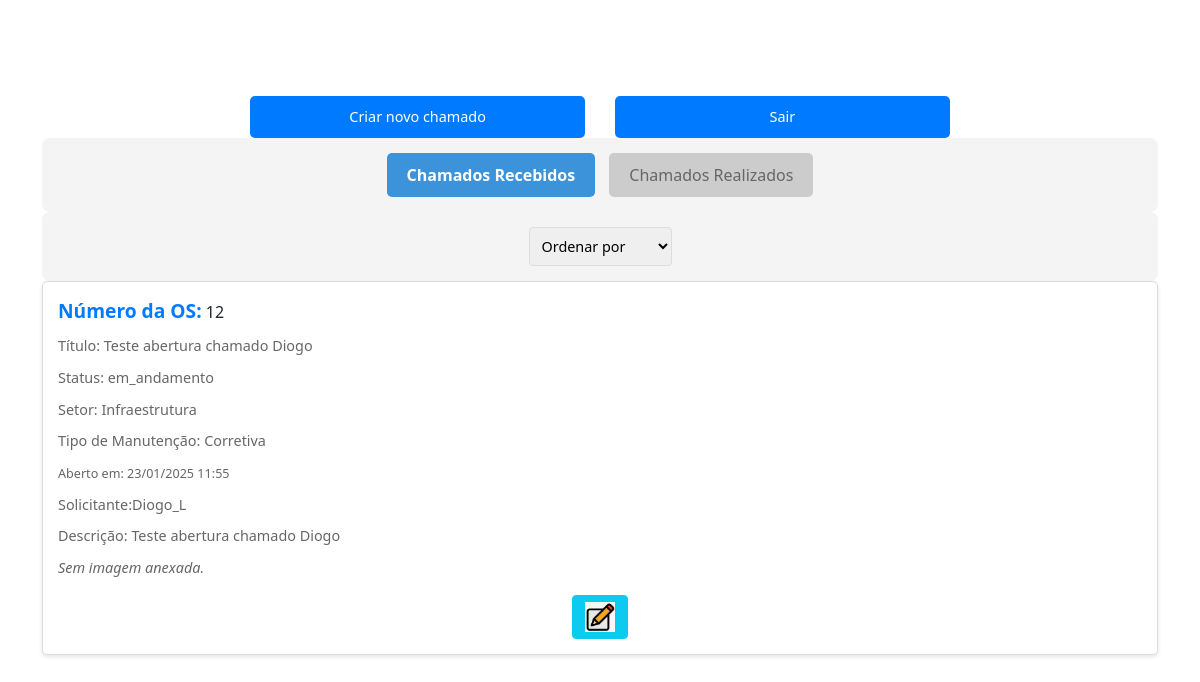
Page /tela_inicial/ (signed in) on the earlier database version.
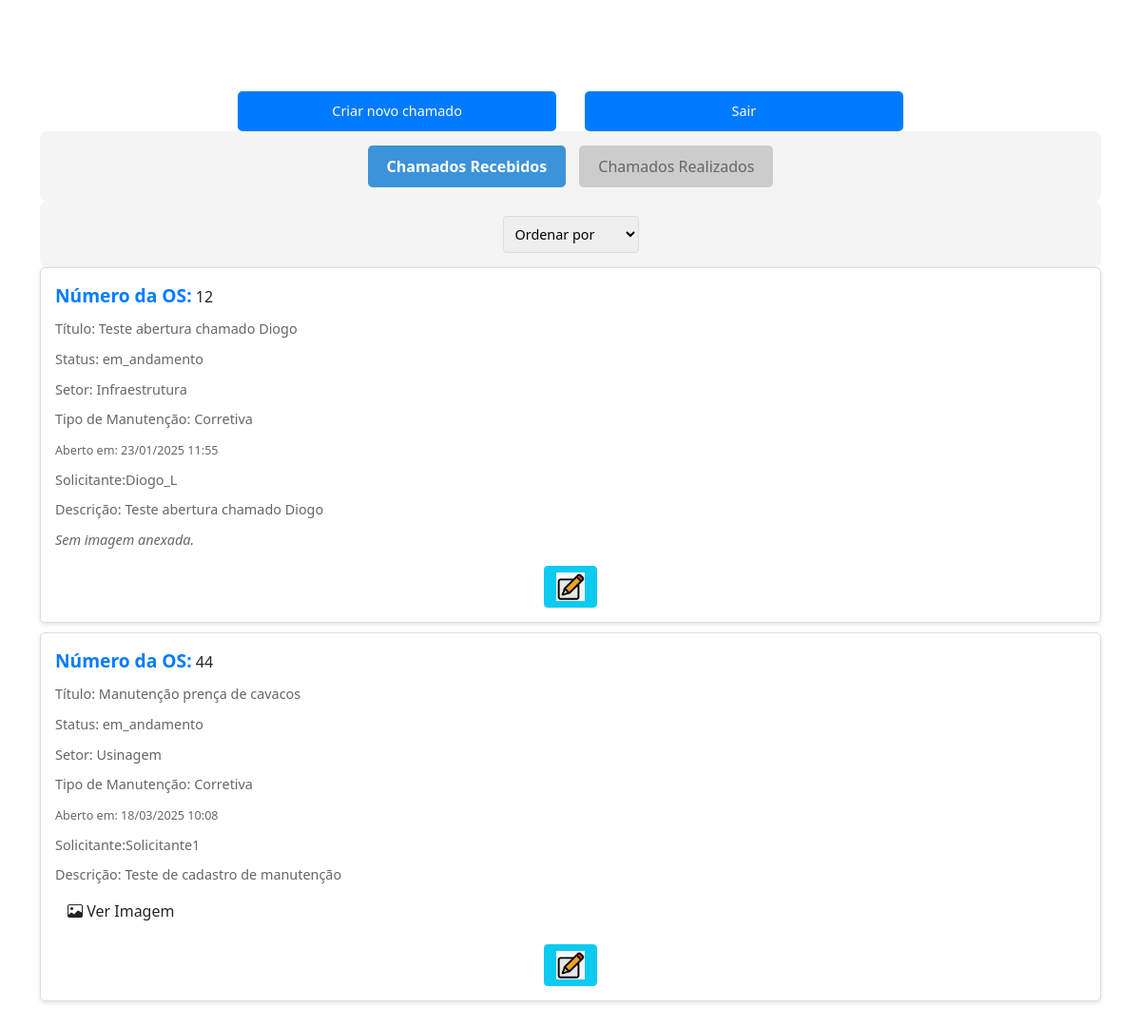
Same page on the later database version.
### gestaoOS/models.py (models this page shows, shortened)
class Chamado(models.Model):
    STATUS_CHOICES = [
        ('pendente', 'Pendente'),
        ('em_andamento', 'Em Andamento'),
        ('finalizado', 'finalizado'),
        ('concluido', 'Concluído'),
    ]
    TIPO_MANUTENCAO_CHOICES = [
        ('corretiva', 'Corretiva'),
        ('preventiva', 'Preventiva'),
        ('melhoria', 'Melhoria'),
    ]
    usuario = models.ForeignKey(User, on_delete=models.CASCADE, related_name='chamados')
    titulo = models.CharField(max_length=200)
    descricao = models.TextField()
    status = models.CharField(max_length=50, choices=STATUS_CHOICES, default='pendente')
    setor = models.ForeignKey(Setor, on_delete=models.CASCADE, related_name='setor')
    equipamento = models.ForeignKey(Equipamento, on_delete=models.CASCADE, related_name='chamados_equipamento', null=True,blank=True)
    data_criacao = models.DateTimeField(auto_now_add=True)
    data_atualizacao = models.DateTimeField(auto_now=True)
    tempo_parada = models.FloatField(null=True, help_text="Tempo de parada em horas")
    custo_total = models.DecimalField(max_digits=10, decimal_places=2, default=0)
    diagnostico = models.TextField(null=True, blank=True)
    solucao = models.TextField(null=True, blank=True)
    causa_raiz = models.TextField(null=True, blank=True)
    data_inicio_atendimento = models.DateTimeField(null=True)
    data_fim_atendimento = models.DateTimeField(null=True)
    tipo_manutencao = models.CharField(
        max_length=20,
        choices=TIPO_MANUTENCAO_CHOICES,
        default='corretiva',
    )
    tecnico = models.ForeignKey(
        User,
        on_delete=models.SET_NULL,
        null=True,
        blank=True,
        related_name='tecnico_chamados',
        limit_choices_to={'groups__name': 'Técnico'},  # Filtra apenas usuários no grupo "Técnico"
    )
    local = models.CharField(max_length=150, blank=True)
    foto = models.ImageField(upload_to='fotos_chamados/', null=True, blank=True)

class Setor(models.Model):
    nome = models.CharField(max_length=100, unique=True)
    def __str__(self):
        return self.nome

### gestaoOS/views.py (the view, shortened to what this page needs)
# urls.py: path('tela_inicial/', tela_inicial, name='tela_inicial'),
@login_required
def tela_inicial(request):
    if request.user.groups.filter(name="Gestor").exists():
        chamados = Chamado.objects.select_related('usuario', 'setor', 'tecnico')
        status = request.GET.get('status', 'pendente')
        if status:
            chamados = chamados.filter(status=status)
        tecnico_id = request.GET.get('tecnico')
        if tecnico_id:
            chamados = chamados.filter(tecnico__id=tecnico_id)
        setor_id = request.GET.get('setor')
        if setor_id:
            chamados = chamados.filter(setor__id=setor_id)
        usuario = request.GET.get('usuario', '').strip()
        if usuario:
            chamados = chamados.filter(usuario__username__icontains=usuario)
        titulo_descricao = request.GET.get('titulo_descricao', '').strip()
        if titulo_descricao:
            chamados = chamados.filter(
                models.Q(titulo__icontains=titulo_descricao) |
                models.Q(descricao__icontains=titulo_descricao)
            )
        equipamento = request.GET.get('equipamento', '').strip()
        if equipamento:
            chamados = chamados.filter(equipamento__nome__icontains=equipamento)
        tipo_manutencao = request.GET.get('tipo_manutencao', '').strip()
        if tipo_manutencao:
            chamados = chamados.filter(tipo_manutencao=tipo_manutencao)
        data = request.GET.get('data', '')
        if data == "mais_antigo":
            chamados = chamados.order_by('data_criacao')
        else:
            chamados = chamados.order_by('-data_criacao')
        tecnicos = User.objects.filter(groups__name="Técnico")
        setores = Setor.objects.all()
        for chamado in chamados:
            chamado.foto_url = chamado.foto.url if chamado.foto else None
        return render(request, 'tela_gestor.html', {
            'chamados_por_solicitante': chamados,
            'tecnicos': tecnicos,
            'setores': setores,
        })
    elif request.user.groups.filter(name="Técnico").exists():
        tipo = request.GET.get('tipo', 'recebidos')  # Padrão é "recebidos"
        if tipo == 'realizados':
            ordenar = request.GET.get('ordenar', 'mais_recente')  # Se tipo é "realizados", padrão é "mais_recente"
        else:
            ordenar = request.GET.get('ordenar', 'em_andamento')  # Padrão é "em_andamento" para outros tipos
        if tipo == 'realizados':
            chamados = Chamado.objects.filter(usuario=request.user).select_related('setor', 'tecnico')
        elif tipo == 'recebidos':
            chamados = Chamado.objects.filter(tecnico=request.user).select_related('usuario', 'setor')
        else:
            chamados = Chamado.objects.none()  # Caso tipo tenha um valor inválido
        if ordenar == "mais_recente":
            chamados = chamados.order_by('-data_criacao')
        elif ordenar == "mais_antigo":
            chamados = chamados.order_by('data_criacao')
        elif ordenar == "pendente":
            chamados = chamados.filter(status='pendente')
        elif ordenar == "em_andamento":
            chamados = chamados.filter(status='em_andamento')
        elif ordenar == "finalizado":
            chamados = chamados.filter(status='finalizado')
        elif ordenar == "concluido":
            chamados = chamados.filter(status='concluido')
        else:  # Caso ordenar tenha um valor inválido ou não especificado
            chamados = chamados.filter(status='em_andamento') if tipo == 'recebidos' else chamados.order_by('-data_criacao')
        return render(request, 'tela_tecnico.html', {'chamados': chamados, 'tipo': tipo, 'ordenar': ordenar})

### gestaoOS/templates/tela_tecnico.html (shortened to what this page needs)
{% load static %}
{% load bootstrap4 %}
<!DOCTYPE html>
<html lang="en">
<head>
    <link rel="stylesheet" href="{% static 'css/style.css' %}">
    <link href="https://cdn.jsdelivr.net/npm/bootstrap-icons/font/bootstrap-icons.css" rel="stylesheet" type="text/css">
    <link href="https://stackpath.bootstrapcdn.com/bootstrap/5.1.3/css/bootstrap.min.css" rel="stylesheet">
</head>
<body>
<div class="container">
    <div class="actions" style="display: flex; justify-content: center;">
        <a href="{% url 'criar_chamado' %}" style="margin-right: 10px;">Criar novo chamado</a>
        <a href="{% url 'login' %}">Sair</a>
    </div>
    <div class="header-filters">
        <form method="get" action="">
            <button type="submit" name="tipo" value="recebidos"
                    class="toggle-button {% if request.GET.tipo == 'recebidos' or not request.GET.tipo %}selected{% else %}deselected{% endif %}">
                    Chamados Recebidos
            </button>
            <button type="submit" name="tipo" value="realizados"
                    class="toggle-button {% if request.GET.tipo == 'realizados' %}selected{% else %}deselected{% endif %}">
                    Chamados Realizados
            </button>
        </form>
    </div>
    <div class="header-filters">
        <form method="get" action="" id="ordenar-form">
            <select name="ordenar" id="ordenar-select" onchange="updateUrl()">
                <option value="">Ordenar por</option>
            </select>
        </form>
    </div>
    <ul class="chamados-list">
        {% for chamado in chamados %}
            <li class="chamado-item">
                <div class="chamado-grid">
                    <div class="coluna-1">
                        <strong>Número da OS:</strong> {{ chamado.id }}
                        <p>Título: {{ chamado.titulo }}</p>
                        <p>Status: {{ chamado.status }}</p>
                        <p>Setor: {{ chamado.setor }}</p>
                        <p>Tipo de Manutenção: {{ chamado.get_tipo_manutencao_display }}</p>
                        <p><small>Aberto em: {{ chamado.data_criacao|date:"d/m/Y H:i" }}</small></p>
                        {% if tipo == 'recebidos' %}
                            <p>Solicitante:{{ chamado.usuario.username }}</p>
                        {% endif %}
                    </div>
                    <div class="coluna-2">
                        <p>Descrição: {{ chamado.descricao }}</p>
                        {% if chamado.foto %}
                            <div class="mt-2">
                                <a href="{{ chamado.foto.url }}" target="_blank" class="btn btn-image">
                                    <i class="bi bi-image"></i> Ver Imagem
                                </a>
                            </div>
                        {% else %}
                            <p><em>Sem imagem anexada.</em></p>
                        {% endif %}
                        {% if chamado.status == 'em_andamento' %}
                            <div class="action-buttons">
                                <a href="{% url 'gerenciar_acoes' chamado.id %}" class="btn btn-info mt-3">
                                    <img src="{% static 'images/edit_icon.png' %}" alt="Editar" style="width: 30px; height: 30px;"></i>
                                </a>
                            </div>
                        {% endif %}
                    </div>
                </div>
            </li>
        {% empty %}
            <li>
                <p>Você ainda não abriu nenhum chamado.</p>
            </li>
        {% endfor %}
    </ul>
</div>
</body>
</html>

### gestaoOS/static/css/style.css (style rules this page uses)
body { font-family: Garamond, sans-serif; margin: 0; padding: 0; background-color: #f9f9f9; color: #333; }
.container { padding: 20px; max-width: 800px; margin: 0 auto; }
.chamados-list { list-style-type: none; padding: 0; margin: 0; }
.chamados-list li { background: #ffffff; border: 1px solid #ddd; border-radius: 5px; padding: 15px; margin-bottom: 10px; box-shadow: 0 2px 4px rgba(0, 0, 0, 0.1); }
.chamados-list li strong { font-size: 1.2rem; color: #007bff; }
.chamados-list li p { margin: 10px 0 0; font-size: 0.9rem; color: #666; }
.actions { display: flex; justify-content: space-between; margin-top: 20px; gap: 20px; align-items: center; }
.actions a { text-decoration: none; color: white; background-color: #007bff; padding: 10px 15px; border-radius: 5px; font-size: 0.9rem; width: 30%; text-align: center; }
.action-buttons { display: flex; gap: 10px; justify-content: center; }
.btn { padding: 5px 10px; text-decoration: none; border-radius: 4px; transition: background-color 0.3s; }
.header-filters { display: flex; justify-content: center; flex-wrap: wrap; gap: 15px; background-color: #f4f4f4; border-radius: 8px; padding: 15px; align-items: flex-end; }
.header-filters select, .header-filters input { width: 100%; padding: 8px; border: 1px solid #ddd; border-radius: 4px; box-sizing: border-box; font-size: 0.9em; }
.toggle-button { padding: 10px 20px; border: none; border-radius: 5px; cursor: pointer; margin: 0 5px; font-size: 1rem; transition: background-color 0.3s, color 0.3s; }
.toggle-button.selected { background-color: #3C93DA; color: white; font-weight: bold; }
.toggle-button.deselected { background-color: #ccc; color: #666; }
input, select, textarea { width: 100%; }

### gestaoOS/templates/tela_tecnico.html (style rules this page uses)
body { padding-top: 56px; }

Differences in the rows shown:
added Chamado: id "44", titulo "Manutenção prença de cavacos", status "em_andamento", setor "Usinagem", tipo_manutencao "Corretiva", data_criacao "18/03/2025 10:08", usuario.username "Solicitante1", descricao "Teste de cadastro de manutenção"
